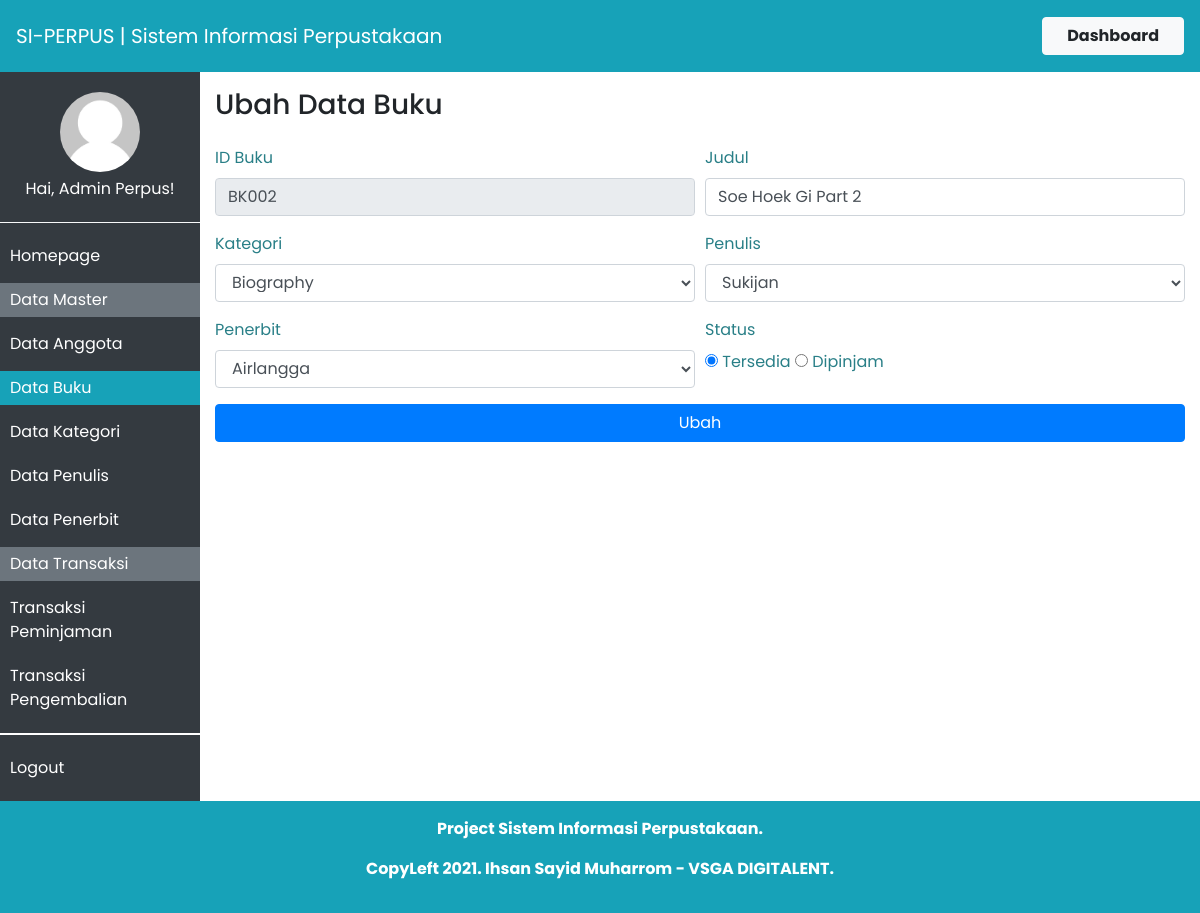
Page /index.php?p=buku-ubah&id=BK002 (signed in) on the committed database.
### tables this page shows
CREATE TABLE `buku` (
  `id_buku` char(5) NOT NULL,
  `judul_buku` varchar(50) NOT NULL,
  `id_kategori` char(5) NOT NULL,
  `id_penulis` char(5) NOT NULL,
  `id_penerbit` char(5) NOT NULL,
  `status` enum('Tersedia','Dipinjam') NOT NULL
);

CREATE TABLE `kategori` (
  `id_kategori` char(5) NOT NULL,
  `nama_kategori` varchar(50) NOT NULL
);

CREATE TABLE `penulis` (
  `id_penulis` char(5) NOT NULL,
  `nama_penulis` varchar(25) NOT NULL
);

CREATE TABLE `penerbit` (
  `id_penerbit` char(5) NOT NULL,
  `nama_penerbit` varchar(25) NOT NULL
);

### app/buku-ubah.php (the view, shortened to what this page needs)
<?php
if(!isset($_POST['simpan'])) {
	if(isset($_GET['id'])) {
		$id_buku = $_GET['id'];
		if(!empty($id_buku)) {
			$sql = "SELECT * FROM buku WHERE id_buku = '{$id_buku}';";
			$query = mysqli_query($db_conn, $sql);
			$row = $query->num_rows;
			if($row > 0) {
				$data = mysqli_fetch_array($query);
			} else {
echo "<script>alert('ID buku tidak ditemukan!');</script>";
echo "<meta http-equiv='refresh' content='0; url=index.php?p=buku'>";
exit;
}
} else {
echo "<script>alert('ID buku kosong!');</script>";
echo "<meta http-equiv='refresh' content='0; url=index.php?p=buku'>";
exit;
}
} else {
echo "<script>alert('ID buku tidak didefinisikan!');</script>";
echo "<meta http-equiv='refresh' content='0; url=index.php?p=buku'>";
exit;
}
?>
<div id="container">
	<div class="page-title">
		<h3>Ubah Data Buku</h3>
	</div>
	<div class="page-content">
		<form class="my-4" action="" method="post">
			<div class="form-row">
				<div class="form-group col-md-6">
					<label for="id_buku">ID Buku</label>
					<input type="text" class="form-control" name="id_buku" value="<?php echo $data['id_buku']; ?>" readonly>
				</div>
				<div class="form-group col-md-6">
					<label for="judul_buku">Judul</label>
					<input type="text" class="form-control" name="judul_buku" value="<?php echo $data['judul_buku'] ?>">
				</div>
			</div>
			<div class="form-row">
				<div class="form-group col-md-6">
					<label>Kategori</label>
					<select name="id_kategori" class="form-control">
						<?php
							$query_kategori = mysqli_query($db_conn, "SELECT * from kategori");
							while($data_kategori = mysqli_fetch_array($query_kategori)){
						?>
						<option value="<?=$data_kategori['id_kategori'] ?>" <?php echo ($data['id_kategori'] == $data_kategori['id_kategori'] ? 'selected' : '') ?>><?=$data_kategori['nama_kategori'] ?></option>
						<?php } ?>
					</select>
				</div>
				<div class="form-group col-md-6">
					<label>Penulis</label>
					<select name="id_penulis" class="form-control">
						<?php
							$query_penulis = mysqli_query($db_conn, "SELECT * from penulis");
							while($data_penulis = mysqli_fetch_array($query_penulis)){
						?>
						<option value="<?=$data_penulis['id_penulis'] ?>" <?php echo ($data['id_penulis'] == $data_penulis['id_penulis'] ? 'selected' : '') ?>><?=$data_penulis['nama_penulis'] ?></option>
						<?php } ?>
					</select>
				</div>
			</div>
			<div class="form-row">
				<div class="form-group col-md-6">
					<label>Penerbit</label>
					<select name="id_penerbit" class="form-control">
						<?php
							$query_penerbit = mysqli_query($db_conn, "SELECT * from penerbit");
							while($data_penerbit = mysqli_fetch_array($query_penerbit)){
						?>
						<option value="<?=$data_penerbit['id_penerbit'] ?>" <?php echo ($data['id_penerbit'] == $data_penerbit['id_penerbit'] ? 'selected' : '') ?>><?=$data_penerbit['nama_penerbit'] ?></option>
						<?php } ?>
					</select>
				</div>
				<div class="form-group col-md-6">
					<label>Status</label><br>
					<input type="radio" name="status" value="Tersedia" id="tersedia" required <?php echo ($data['status'] == 'Tersedia' ? 'checked' : '') ?>>
					<label for="tersedia">Tersedia</label>
					<input type="radio" name="status" value="Dipinjam" id="dipinjam" required <?php echo ($data['status'] == 'Dipinjam' ? 'checked' : '') ?>>
					<label for="dipinjam">Dipinjam</label>
				</div>
			</div>
			<input type="submit" class="btn btn-primary w-100" name="simpan" value="Ubah" />
		</form>
	</div>
</div>
<?php
	}
?>

### assets/css/style.css (style rules this page uses)
body { font-family: 'Poppins', sans-serif; }
:root { --primary: #297F87; }
.form-group > label { color: var(--primary); text-align: left !important; }

### rows in the picture
buku: id_buku "BK002", judul_buku "Soe Hoek Gi Part 2", id_kategori "Biography", id_penulis "Sukijan", id_penerbit "Airlangga", status "☑ Tersedia", status "☐ Dipinjam"

### other values in the picture
$_SITE_TITLE "SI-PERPUS | Sistem Informasi Perpustakaan"
$_SESSION['sesi'] "Admin Perpus"
$_SITE_INFO "Project Sistem Informasi Perpustakaan."
$_SITE_CREDIT "CopyLeft 2021. Ihsan Sayid Muharrom - VSGA DIGITALENT."
